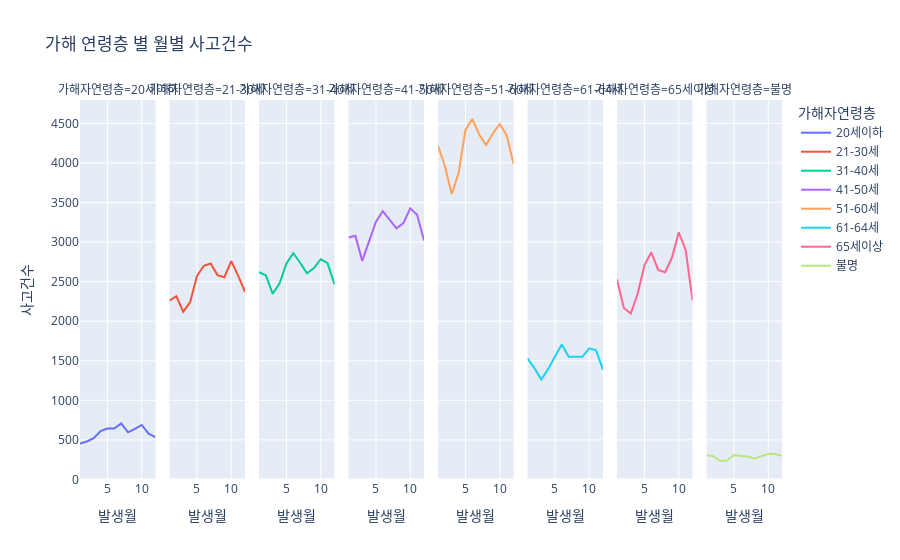

The notebook cell this image was saved under:
### Code cell
# 월별 사고건수
fig = px.line(df_age_agg_driver_month, x="발생월", y="사고건수", facet_col="가해자연령층", color="가해자연령층", title="가해 연령층 별 월별 사고건수")
fig.show()

cs.tools.get_embed(cs.plotly.plot(fig, filename="월별 사고건수", auto_open=False))

### Figure 1 — Plotly figure (JSON) as saved in the notebook; plotly's stock layout.template omitted (floating-point values rounded to 4 significant figures)
{"data": [{"hovertemplate": "가해자연령층=20세이하<br>발생월=%{x}<br>사고건수=%{y}<extra></extra>", "legendgroup": "20세이하", "line": {"color": "#636efa", "dash": "solid"}, "marker": {"symbol": "circle"}, "mode": "lines", "name": "20세이하", "orientation": "v", "showlegend": true, "type": "scatter", "x": [1, 2, 3, 4, 5, 6, 7, 8, 9, 10, 11, 12], "xaxis": "x", "y": [452, 480, 521, 612, 644, 644, 709, 596, 640, 689, 578, 534], "yaxis": "y"}, {"hovertemplate": "가해자연령층=21-30세<br>발생월=%{x}<br>사고건수=%{y}<extra></extra>", "legendgroup": "21-30세", "line": {"color": "#EF553B", "dash": "solid"}, "marker": {"symbol": "circle"}, "mode": "lines", "name": "21-30세", "orientation": "v", "showlegend": true, "type": "scatter", "x": [1, 2, 3, 4, 5, 6, 7, 8, 9, 10, 11, 12], "xaxis": "x2", "y": [2260, 2315, 2120, 2238, 2570, 2700, 2728, 2582, 2555, 2760, 2575, 2372], "yaxis": "y2"}, {"hovertemplate": "가해자연령층=31-40세<br>발생월=%{x}<br>사고건수=%{y}<extra></extra>", "legendgroup": "31-40세", "line": {"color": "#00cc96", "dash": "solid"}, "marker": {"symbol": "circle"}, "mode": "lines", "name": "31-40세", "orientation": "v", "showlegend": true, "type": "scatter", "x": [1, 2, 3, 4, 5, 6, 7, 8, 9, 10, 11, 12], "xaxis": "x3", "y": [2620, 2580, 2346, 2478, 2730, 2858, 2738, 2604, 2671, 2783, 2733, 2465], "yaxis": "y3"}, {"hovertemplate": "가해자연령층=41-50세<br>발생월=%{x}<br>사고건수=%{y}<extra></extra>", "legendgroup": "41-50세", "line": {"color": "#ab63fa", "dash": "solid"}, "marker": {"symbol": "circle"}, "mode": "lines", "name": "41-50세", "orientation": "v", "showlegend": true, "type": "scatter", "x": [1, 2, 3, 4, 5, 6, 7, 8, 9, 10, 11, 12], "xaxis": "x4", "y": [3057, 3080, 2762, 3006, 3256, 3391, 3281, 3173, 3239, 3426, 3345, 3020], "yaxis": "y4"}, {"hovertemplate": "가해자연령층=51-60세<br>발생월=%{x}<br>사고건수=%{y}<extra></extra>", "legendgroup": "51-60세", "line": {"color": "#FFA15A", "dash": "solid"}, "marker": {"symbol": "circle"}, "mode": "lines", "name": "51-60세", "orientation": "v", "showlegend": true, "type": "scatter", "x": [1, 2, 3, 4, 5, 6, 7, 8, 9, 10, 11, 12], "xaxis": "x5", "y": [4218, 3961, 3608, 3874, 4416, 4555, 4359, 4225, 4372, 4492, 4351, 3990], "yaxis": "y5"}, {"hovertemplate": "가해자연령층=61-64세<br>발생월=%{x}<br>사고건수=%{y}<extra></extra>", "legendgroup": "61-64세", "line": {"color": "#19d3f3", "dash": "solid"}, "marker": {"symbol": "circle"}, "mode": "lines", "name": "61-64세", "orientation": "v", "showlegend": true, "type": "scatter", "x": [1, 2, 3, 4, 5, 6, 7, 8, 9, 10, 11, 12], "xaxis": "x6", "y": [1529, 1407, 1262, 1394, 1554, 1704, 1549, 1552, 1550, 1657, 1632, 1385], "yaxis": "y6"}, {"hovertemplate": "가해자연령층=65세이상<br>발생월=%{x}<br>사고건수=%{y}<extra></extra>", "legendgroup": "65세이상", "line": {"color": "#FF6692", "dash": "solid"}, "marker": {"symbol": "circle"}, "mode": "lines", "name": "65세이상", "orientation": "v", "showlegend": true, "type": "scatter", "x": [1, 2, 3, 4, 5, 6, 7, 8, 9, 10, 11, 12], "xaxis": "x7", "y": [2527, 2167, 2097, 2344, 2708, 2870, 2648, 2618, 2801, 3124, 2902, 2266], "yaxis": "y7"}, {"hovertemplate": "가해자연령층=불명<br>발생월=%{x}<br>사고건수=%{y}<extra></extra>", "legendgroup": "불명", "line": {"color": "#B6E880", "dash": "solid"}, "marker": {"symbol": "circle"}, "mode": "lines", "name": "불명", "orientation": "v", "showlegend": true, "type": "scatter", "x": [1, 2, 3, 4, 5, 6, 7, 8, 9, 10, 11, 12], "xaxis": "x8", "y": [305, 295, 233, 240, 306, 295, 290, 266, 296, 324, 322, 298], "yaxis": "y8"}], "layout": {"annotations": [{"font": {}, "showarrow": false, "text": "가해자연령층=20세이하", "x": 0.05375, "xanchor": "center", "xref": "paper", "y": 1, "yanchor": "bottom", "yref": "paper"}, {"font": {}, "showarrow": false, "text": "가해자연령층=21-30세", "x": 0.1812, "xanchor": "center", "xref": "paper", "y": 1, "yanchor": "bottom", "yref": "paper"}, {"font": {}, "showarrow": false, "text": "가해자연령층=31-40세", "x": 0.3087, "xanchor": "center", "xref": "paper", "y": 1, "yanchor": "bottom", "yref": "paper"}, {"font": {}, "showarrow": false, "text": "가해자연령층=41-50세", "x": 0.4363, "xanchor": "center", "xref": "paper", "y": 1, "yanchor": "bottom", "yref": "paper"}, {"font": {}, "showarrow": false, "text": "가해자연령층=51-60세", "x": 0.5637, "xanchor": "center", "xref": "paper", "y": 1, "yanchor": "bottom", "yref": "paper"}, {"font": {}, "showarrow": false, "text": "가해자연령층=61-64세", "x": 0.6912, "xanchor": "center", "xref": "paper", "y": 1, "yanchor": "bottom", "yref": "paper"}, {"font": {}, "showarrow": false, "text": "가해자연령층=65세이상", "x": 0.8188, "xanchor": "center", "xref": "paper", "y": 1, "yanchor": "bottom", "yref": "paper"}, {"font": {}, "showarrow": false, "text": "가해자연령층=불명", "x": 0.9463, "xanchor": "center", "xref": "paper", "y": 1, "yanchor": "bottom", "yref": "paper"}], "legend": {"title": {"text": "가해자연령층"}, "tracegroupgap": 0}, "title": {"text": "가해 연령층 별 월별 사고건수"}, "xaxis": {"anchor": "y", "domain": [0, 0.1075], "title": {"text": "발생월"}}, "xaxis2": {"anchor": "y2", "domain": [0.1275, 0.235], "matches": "x", "title": {"text": "발생월"}}, "xaxis3": {"anchor": "y3", "domain": [0.255, 0.3625], "matches": "x", "title": {"text": "발생월"}}, "xaxis4": {"anchor": "y4", "domain": [0.3825, 0.49], "matches": "x", "title": {"text": "발생월"}}, "xaxis5": {"anchor": "y5", "domain": [0.51, 0.6175], "matches": "x", "title": {"text": "발생월"}}, "xaxis6": {"anchor": "y6", "domain": [0.6375, 0.745], "matches": "x", "title": {"text": "발생월"}}, "xaxis7": {"anchor": "y7", "domain": [0.765, 0.8725], "matches": "x", "title": {"text": "발생월"}}, "xaxis8": {"anchor": "y8", "domain": [0.8925, 1], "matches": "x", "title": {"text": "발생월"}}, "yaxis": {"anchor": "x", "domain": [0, 1], "title": {"text": "사고건수"}}, "yaxis2": {"anchor": "x2", "domain": [0, 1], "matches": "y", "showticklabels": false}, "yaxis3": {"anchor": "x3", "domain": [0, 1], "matches": "y", "showticklabels": false}, "yaxis4": {"anchor": "x4", "domain": [0, 1], "matches": "y", "showticklabels": false}, "yaxis5": {"anchor": "x5", "domain": [0, 1], "matches": "y", "showticklabels": false}, "yaxis6": {"anchor": "x6", "domain": [0, 1], "matches": "y", "showticklabels": false}, "yaxis7": {"anchor": "x7", "domain": [0, 1], "matches": "y", "showticklabels": false}, "yaxis8": {"anchor": "x8", "domain": [0, 1], "matches": "y", "showticklabels": false}}}
